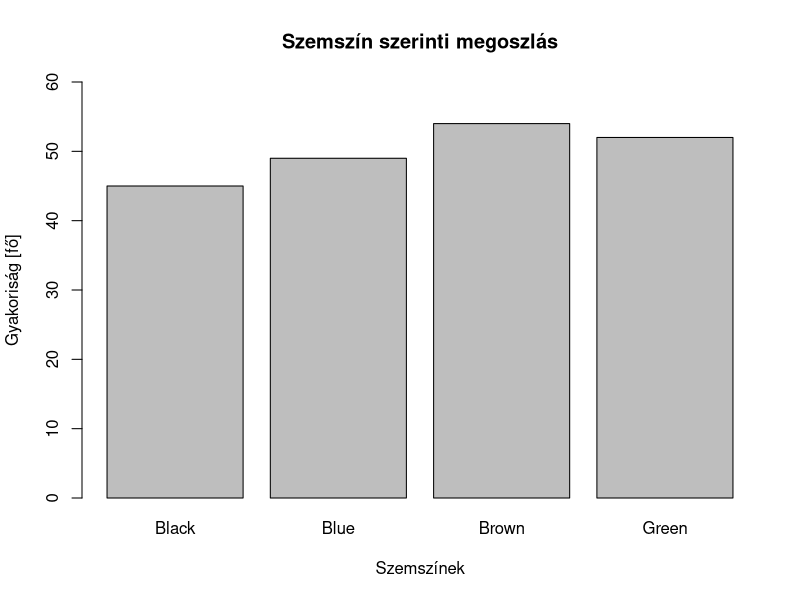
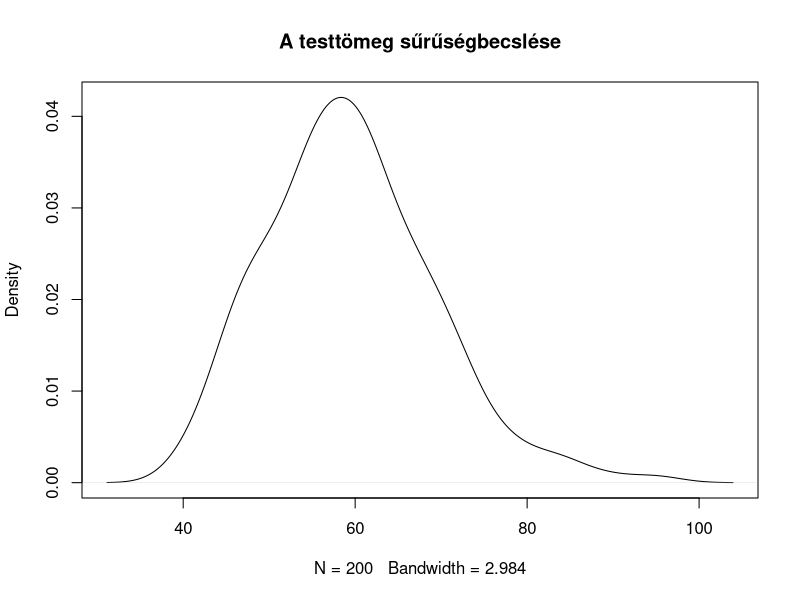
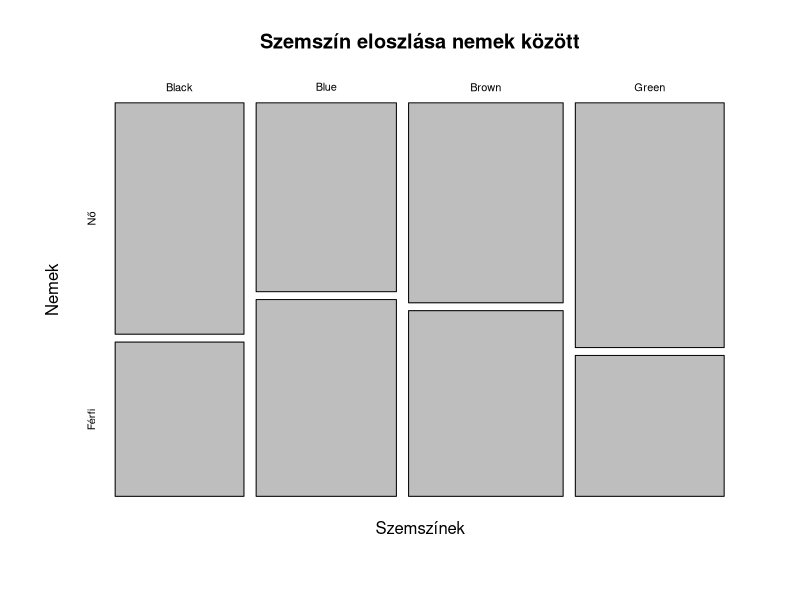
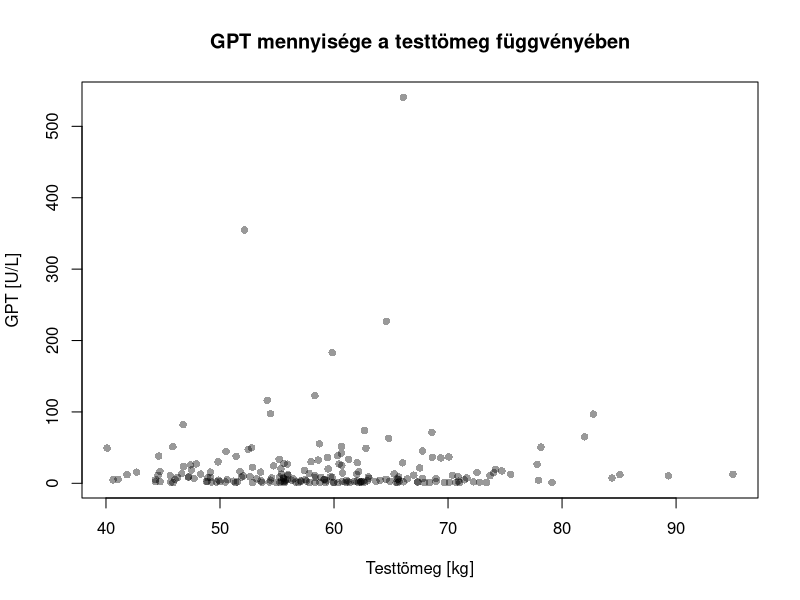
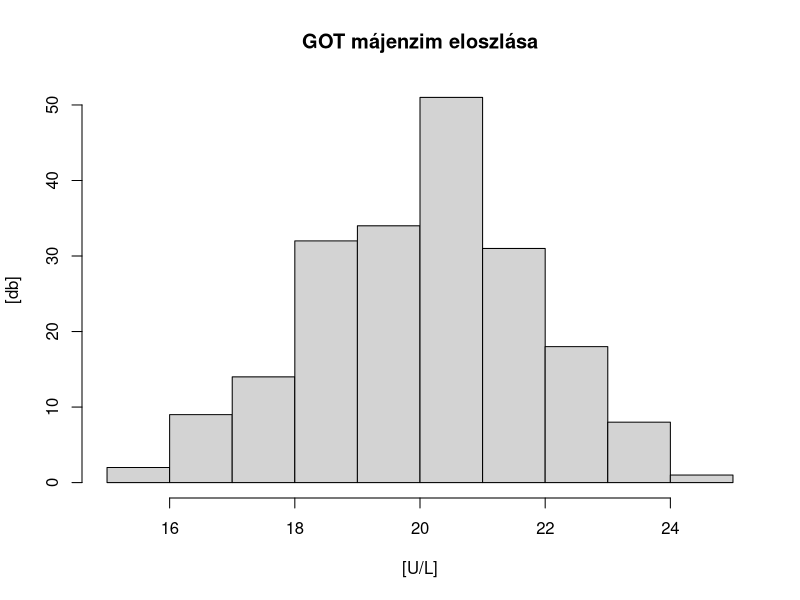
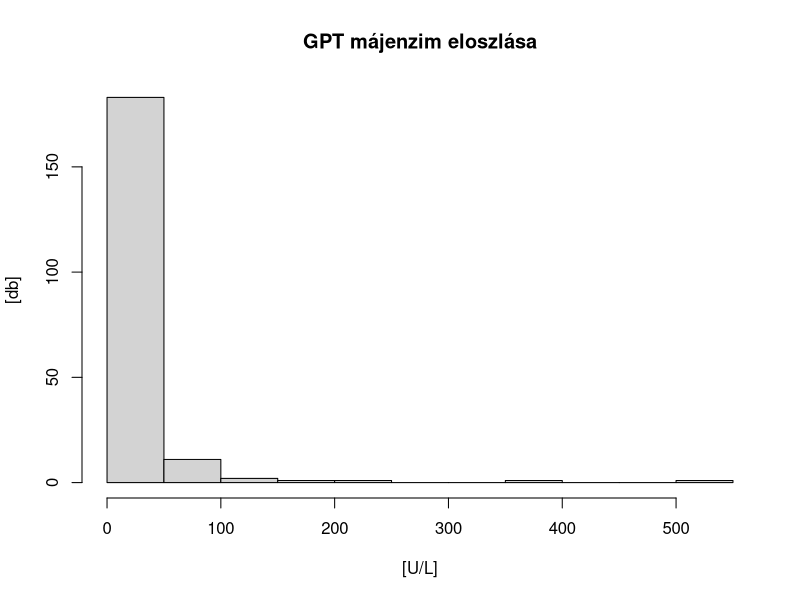

Here is the R script that generated these plots, in order:
## ---- chunk 1
knitr::opts_chunk$set(echo = TRUE)
## ---- chunk 2
db <- read.table("SimData7.csv", header=TRUE, sep=";", dec=",", stringsAsFactors=FALSE)
db$Sex <- factor(db$Sex, levels = c(0, 1), labels = c("Nő", "Férfi"))
## ---- chunk 3
gyak_sor <- table(db$EyeColour)
gyak_sor
## ---- chunk 4
prop.table(gyak_sor)
## ---- chunk 5
barplot(gyak_sor, main="Szemszín szerinti megoszlás", ylab = "Gyakoriság [fő]", xlab = "Szemszínek", ylim = c(0, 60))
## ---- chunk 6
min_from <- floor(min(db$BodyWeight) / 10) * 10
max_to <- ceiling(max(db$BodyWeight) / 10) * 10 
table(cut(db$BodyWeight, seq(min_from,max_to, 10)))
## ---- chunk 7
plot(density(db$BodyWeight), main = "A testtömeg sűrűségbecslése")
## ---- chunk 8
mean(db$BodyWeight)
## ---- chunk 9
median(db$BodyWeight)
## ---- chunk 10
sd(db$BodyWeight)
## ---- chunk 11
kereszttabla <- table(db$Sex, db$EyeColour)
prop.table(kereszttabla, 1)
## ---- chunk 12
mosaicplot(table(db$EyeColour, db$Sex), main = "Szemszín eloszlása nemek között", ylab = "Nemek", xlab = "Szemszínek")
## ---- chunk 13
plot(db$GPT ~ db$BodyWeight, 
     main = "GPT mennyisége a testtömeg függvényében", 
     xlab = "Testtömeg [kg]", 
     ylab = "GPT [U/L]", 
     pch = 16, col = rgb(0, 0, 0, 0.4))
## ---- chunk 14
cor(db$BodyWeight, db$GPT, method="spearman")
## ---- chunk 15
t.test(db$BodyWeight, conf.level = 0.95)
## ---- chunk 16
chisq.test(kereszttabla)
## ---- chunk 17
t.test(db$BodyWeight ~ db$Sex, data = db, var.equal = FALSE)
## ---- chunk 18
hist(db$GOT, 
     main = "GOT májenzim eloszlása",
     ylab = "[db]",
     xlab = "[U/L]")
## ---- chunk 19
hist(db$GPT,
  main = "GPT májenzim eloszlása",
  ylab = "[db]",
  xlab = "[U/L]")
## ---- chunk 20
cor(db$GOT, db$GPT, method="spearman")
cor.test(db$GOT, db$GPT, method = "spearman")
